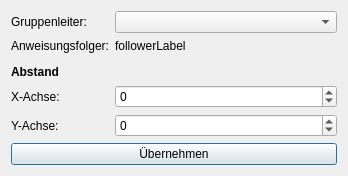
<?xml version="1.0" encoding="UTF-8"?>
<ui version="4.0">
<class>GroupPropertiesDialog</class>
<widget class="QDialog" name="GroupPropertiesDialog">
<property name="geometry">
<rect>
<x>0</x>
<y>0</y>
<width>348</width>
<height>169</height>
</rect>
</property>
<property name="windowTitle">
<string>Gruppeneigenschaften</string>
</property>
<layout class="QVBoxLayout" name="verticalLayout">
<item>
<layout class="QFormLayout" name="formLayout">
<property name="fieldGrowthPolicy">
<enum>QFormLayout::AllNonFixedFieldsGrow</enum>
</property>
<item row="0" column="0">
<widget class="QLabel" name="label">
<property name="text">
<string>Gruppenleiter:</string>
</property>
</widget>
</item>
<item row="0" column="1">
<widget class="QComboBox" name="leaderComboBox"/>
</item>
<item row="1" column="0">
<widget class="QLabel" name="label_2">
<property name="text">
<string>Anweisungsfolger:</string>
</property>
</widget>
</item>
<item row="1" column="1">
<widget class="QLabel" name="followerLabel">
<property name="text">
<string>followerLabel</string>
</property>
</widget>
</item>
<item row="2" column="0">
<spacer name="verticalSpacer">
<property name="orientation">
<enum>Qt::Vertical</enum>
</property>
<property name="sizeHint" stdset="0">
<size>
<width>20</width>
<height>40</height>
</size>
</property>
</spacer>
</item>
<item row="3" column="0">
<widget class="QLabel" name="label_5">
<property name="font">
<font>
<weight>75</weight>
<bold>true</bold>
</font>
</property>
<property name="text">
<string>Abstand</string>
</property>
</widget>
</item>
<item row="4" column="0">
<widget class="QLabel" name="label_3">
<property name="text">
<string>X-Achse:</string>
</property>
</widget>
</item>
<item row="4" column="1">
<layout class="QHBoxLayout" name="horizontalLayout">
<item>
<widget class="QSpinBox" name="xSpinBox">
<property name="minimum">
<number>-999</number>
</property>
<property name="maximum">
<number>999</number>
</property>
</widget>
</item>
</layout>
</item>
<item row="5" column="0">
<widget class="QLabel" name="label_4">
<property name="text">
<string>Y-Achse:</string>
</property>
</widget>
</item>
<item row="5" column="1">
<layout class="QHBoxLayout" name="horizontalLayout_2">
<item>
<widget class="QSpinBox" name="ySpinBox">
<property name="minimum">
<number>-999</number>
</property>
<property name="maximum">
<number>999</number>
</property>
</widget>
</item>
</layout>
</item>
</layout>
</item>
<item>
<widget class="QPushButton" name="acceptButton">
<property name="text">
<string>Übernehmen</string>
</property>
</widget>
</item>
</layout>
</widget>
<resources/>
<connections/>
</ui>
